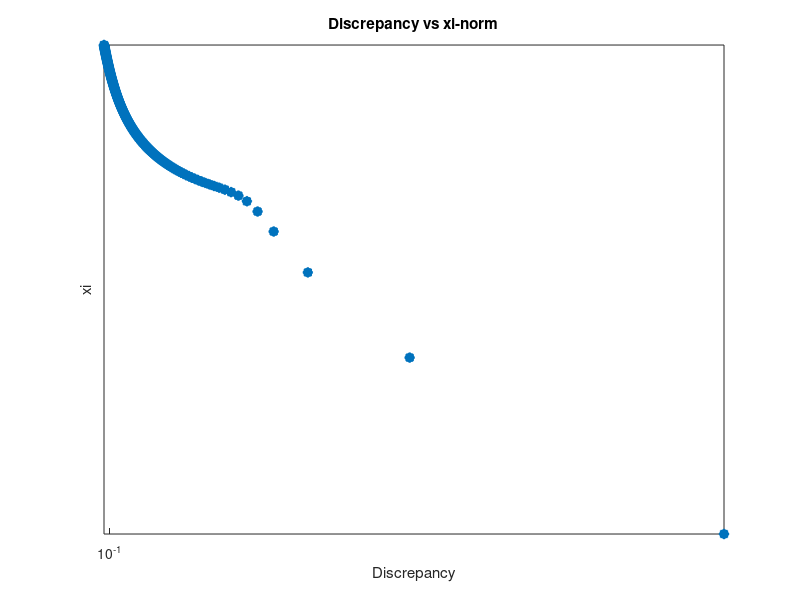
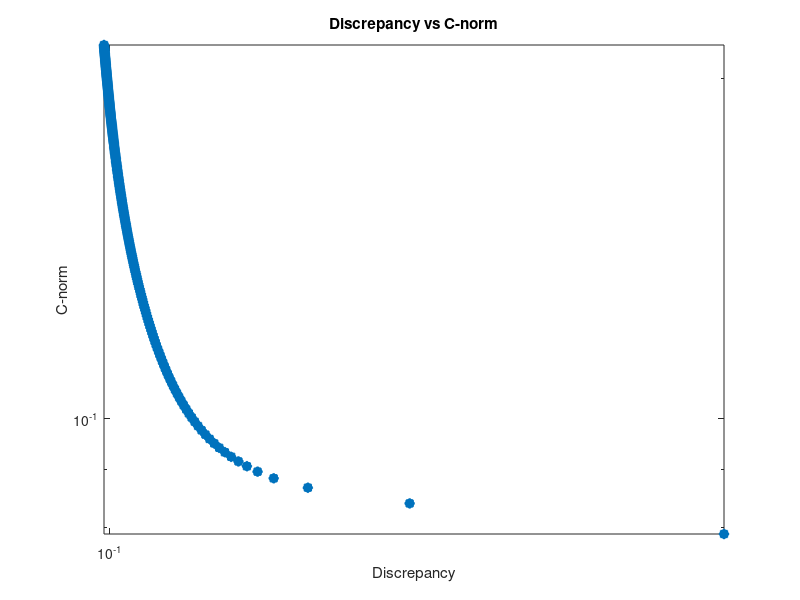

The MATLAB script that drew these images, in order: (Note: this script raises an error after producing the figures.)
close all;
clear;
L = pi;
n= 100;
T = 5;
x=linspace(0,100,n)/100*L;
u0=sin(x)+0.2*sin(8*x);
alpha = 10^-3;
C = zeros(n,n);
for i=1:100
    C(i,i) = 2;
    if i < 100
        C(i,i+1) = -1;
        C(i+1, i) = -1;
    else
        C(i,i-1) = -1;
    end
end
h = L/(n-1);
C = C*alpha/h^2;
A = expm(-T*C);
ut=A*u0';
% applying homogeneous boundary condition
ut(1)=0;
ut(end)=0;
uT_meas = ut+10^-2*randn(n,1);
yp = uT_meas;

% building laplacian operator for a vector

%% (a)
beta = 1;
k = 250;
discrepancy = zeros(k,1);
flag = 0;
xi = zeros(n, 1);
for i=1:k
    xi = xi - beta* A'*(A*xi - yp);
    discrepancy(i) = norm(A*xi-yp);
    xi_v(i) = norm(xi);
    xi_cv(i) = norm(C*xi);
    if (discrepancy(i) <= norm(uT_meas - ut)) &&(flag ==0);
        xi_k = xi;
        kk = i;
        disp(kk);
        flag =1;
    end
end

dy = ones(k) * norm(uT_meas -ut);
if flag ==1
    fig1=figure( );
    semilogy(discrepancy, 'linewidth',5,'color','b');
    hold on
    semilogy(dy,'--','linewidth',5,'color','r');
    hold off
    grid;
    legend('Discrepancy curve','dy');
    xlabel('k');
    axis([0 100 0.05 0.5]);
    ylabel('Discrepancy');
    
    
    y=ut;
    yb = A* xi_k;
    fig2=figure();
    sizeofline=4;
    sizeofline2=6;
    plot(x, y,'linewidth',sizeofline);
    hold on;
    plot(x, yp,'*','linewidth',sizeofline2);
    plot(x, yb,'s','linewidth',sizeofline2);
    xlabel('x');
    ylabel('Final Temperature');
    grid;
    title('Final Temperature');
    legend('y (exact)','yp (measured)','yb (estimated)');
    
    fig3 = figure();
    plot(x, u0,'linewidth',sizeofline);
    hold on;
    plot(x, xi_k,'*','linewidth',sizeofline2);
    hold off
    legend('u0 (exact)','xi_k (estimated)');
    title('Initial Temperature');
end

%% (b)
starting_index=3;
figure;
loglog(discrepancy(starting_index:end),xi_v(starting_index:end),'*', 'linewidth',5);
title('Discrepancy vs xi-norm');
axis tight;
xlabel('Discrepancy');
ylabel('xi');

%% (c)


fig5=figure( );
loglog(discrepancy(starting_index:end,1),xi_cv(starting_index:end),'*', 'linewidth',5);
title('Discrepancy vs C-norm');
xlabel('Discrepancy');
ylabel('C-norm');
axis tight;


% Initial temperature and Final temperature estimation from (c)

% calculating xi when k* = 20
xi = zeros(n, 1);
k = 20;
for i=1:k
    xi = xi - beta* A'*(A*xi - yp);
    discrepancy(i) = norm(A*xi-yp);
    xi_v(i) = norm(xi);
    xi_cv(i) = norm(C*xi);
    if (discrepancy(i) <= norm(uT_meas - ut)) &&(flag ==0);
        xi_k = xi;
        kk = i;
        disp(kk);
        flag =1;
    end
end


y=ut;
yb = A* xi;
figure;
plot(x, y,'linewidth',sizeofline);
hold on;
plot(x, yp,'*','linewidth',sizeofline2);
plot(x, yb,'s','linewidth',sizeofline2);
xlabel('x');
ylabel('Final Temperature');
grid;
title('Final Temperature k^* from L-Curve');
legend('y (exact)','yp (measured)','yb (estimated)');


figure();
plot(x, u0,'linewidth',sizeofline);
hold on;
plot(x, xi_k,'*','linewidth',sizeofline2);
hold off
legend('u0 (exact)','xi_k (estimated)');
title('Initial Temperature');





